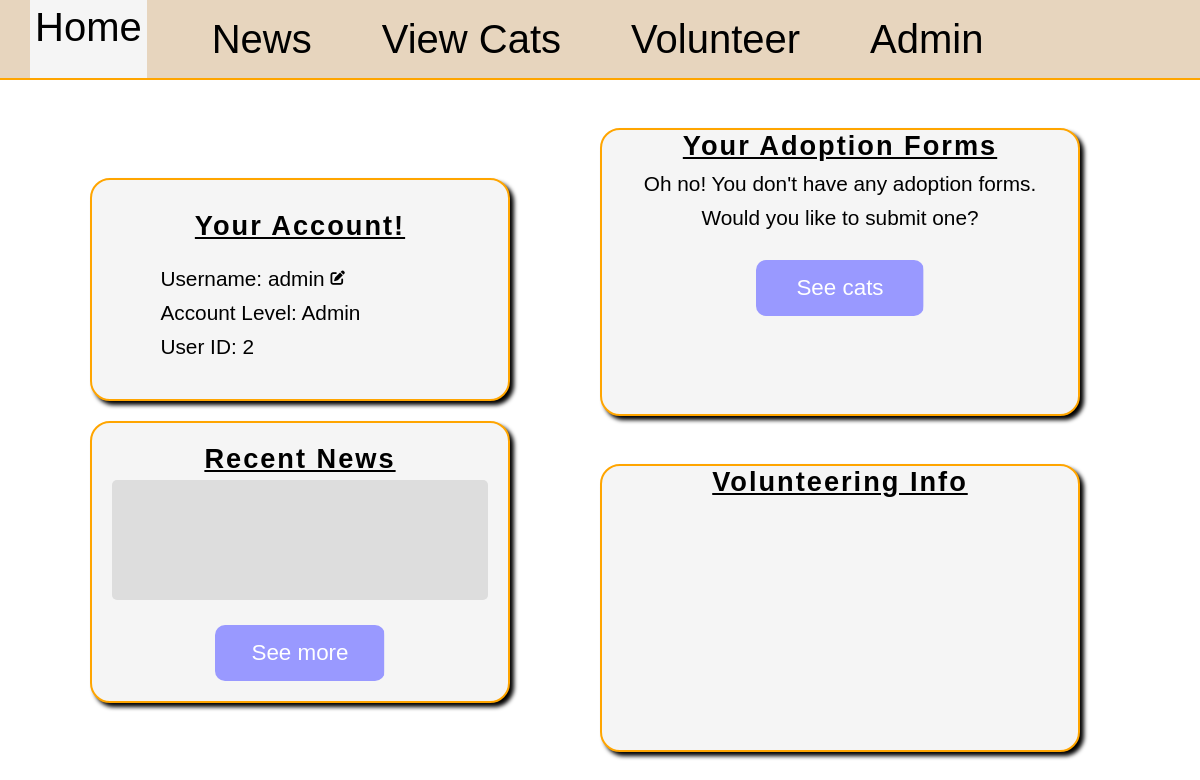
/home/2 (signed in), run on an earlier commit of the app's database.
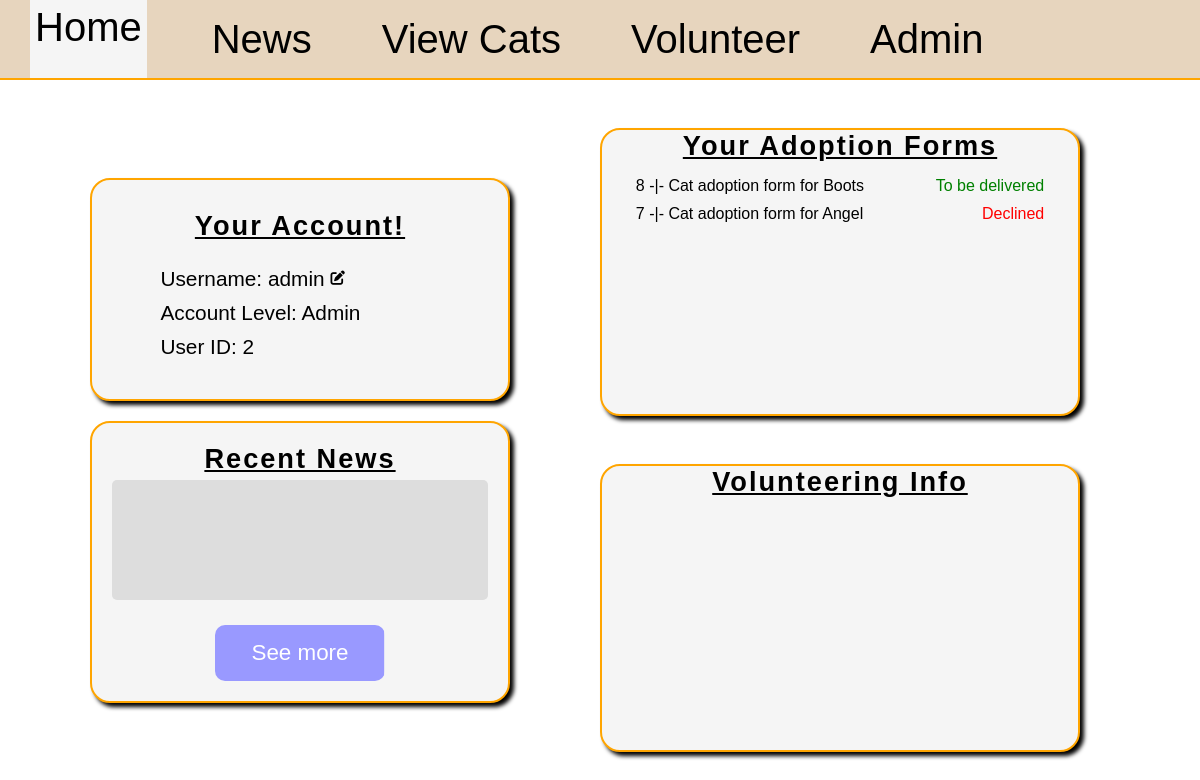
And on a later commit of the database.
### db_management.py (models this page shows)
class AdoptionForm(db.Model):
	id = db.Column(db.Integer, primary_key=True)
	address = db.Column(db.String(30), nullable=False)
	other_pets = db.Column(db.Integer, nullable=False)
	reason = db.Column(db.String(100), nullable=False)
	cat_id = db.Column(db.Integer, db.ForeignKey('cat.id'), nullable=False)
	user_id = db.Column(db.Integer, db.ForeignKey('user.id'), nullable=False)
	review = db.relationship('AdoptionFormReview', backref='form', uselist=False)

class Cat(db.Model):
	id = db.Column(db.Integer, primary_key=True)
	name = db.Column(db.String(25), nullable=False)
	bio = db.Column(db.String(100), nullable=False)
	age = db.Column(db.Integer, nullable=False)
	gender = db.Column(db.String(1), nullable=False)
	image = db.Column(db.String(100))
	room = db.Column(db.String(2))
	adopted = db.Column(db.Boolean, nullable=False, default=False)
	forms = db.relationship('AdoptionForm', backref='cat', lazy=True)
	transport = db.relationship('CatTransport', backref='cat', lazy=True, uselist=False)

class AdoptionFormReview(db.Model):
	id = db.Column(db.Integer, primary_key=True)
	status = db.Column(db.String(30), nullable=False)
	reason = db.Column(db.String(30))
	form_id = db.Column(db.Integer, db.ForeignKey('adoption_form.id'), unique=True, nullable=False)

### main.py (the view)
@app.route('/home/<int:id>', methods=["GET", "POST"])
def home(id):
	user = User.query.filter(User.id==id).first()
	form = UsernameForm()
	newest_news = News.query.order_by(News.id.desc()).first()
	user_adoptions = AdoptionForm.query.filter(AdoptionForm.user_id==id).all()
	user_applications = VolunteerRequest.query.filter(VolunteerRequest.user_id==id).order_by(VolunteerRequest.user_id.desc()).all()
	if form.validate_on_submit():
		form_username = form.username.data
		found_user = User.query.filter(User.username==form_username).first()
		if found_user and form_username != user.username:
			form.username.data = user.username
			return render_template("home.html", applications=user_applications, user=user, form=form, error="exists", news=newest_news, asoptions=user_adoptions)
		else:
			user.username = form_username
			db.session.commit()
			return redirect(url_for("home", id=user.id))
	else:
		form.username.data = user.username
		return render_template("home.html", applications=user_applications, user=user, form=form, error="none", news=newest_news, adoptions=user_adoptions)

### templates/home.html (shortened to what this page needs)
{% extends "base.html" %}
{% block style %}
<link rel="stylesheet" href="{{ url_for('static', filename='home.css') }}">
<link rel="stylesheet" href="https://cdnjs.cloudflare.com/ajax/libs/font-awesome/6.5.0/css/all.min.css">
{% endblock %}
{% block content %}
<main>
	<section id="section-1">
	<div id="profile-div" class="page-div">
		<div id="details">
			<h2>Your Account!</h2>
			<p id="error" class="{{ error }}"></p>
			<div id="username-div">
				<p class="account-detail" id="username-show">Username: {{ user.username }}</p>
				<i class="fas fa-pen-to-square account-detail" id="edit"></i>
			</div>
			<p class="account-detail">Account Level: {{ user.level|capitalize }}</p>
			<p class="account-detail">User ID: {{ user.id }}</p>
		</div>
	</div>
	<div id="news-div" class="page-div">
		<h2>Recent News</h2>
		<div id="newest-news">
		</div>
		<a href="/news/{{ user.id }}" id="news-btn" class="page-link-btn">See more</a>
	</div>
	</section>
	<section id="section-2">
	<div id="adoptions-div" class="page-div">
		<h2>Your Adoption Forms</h2>
		<div id="user-adoptions">
			{% if adoptions %}
			{% for form in adoptions|reverse %}
			<div class="cat-form">
				<p class="form-link cat-adoption" id="{{ form.id }}">{{ form.id }} -|- Cat adoption form for {{ form.cat.name }}</p>
				{% if form.review %}
					{% if form.review.status=="Declined" %}
						<p class="denied">{{ form.review.status }}</p>
					{% else %}
						<p class="accepted">{{ form.review.status }}</p>
					{% endif %}
				{% endif %}
			</div>
			{% endfor %}
			{% else %}
			<p class="no-adoptions">Oh no! You don't have any adoption forms.</p>
			<p class="no-adoptions">Would you like to submit one?</p>
			<a href="/cats/{{ user.id}}" class="page-link-btn" id="adoption-btn">See cats</a>
			{% endif %}
		</div>
	</div>
	<div class="page-div" id="volunteer-div">
		<h2>Volunteering Info</h2>
	</div>
	</section>
</main>
{% endblock %}

What changed in the data, as far as the page shows it:
added AdoptionForm: id "8", cat.name "Boots", review.status "To be delivered"
added AdoptionForm: id "7", cat.name "Angel", review.status "Declined"
Also different on the page:
text no longer shown: "Oh no! You don't have any adoption forms. Would you like to submit one? See cats"
